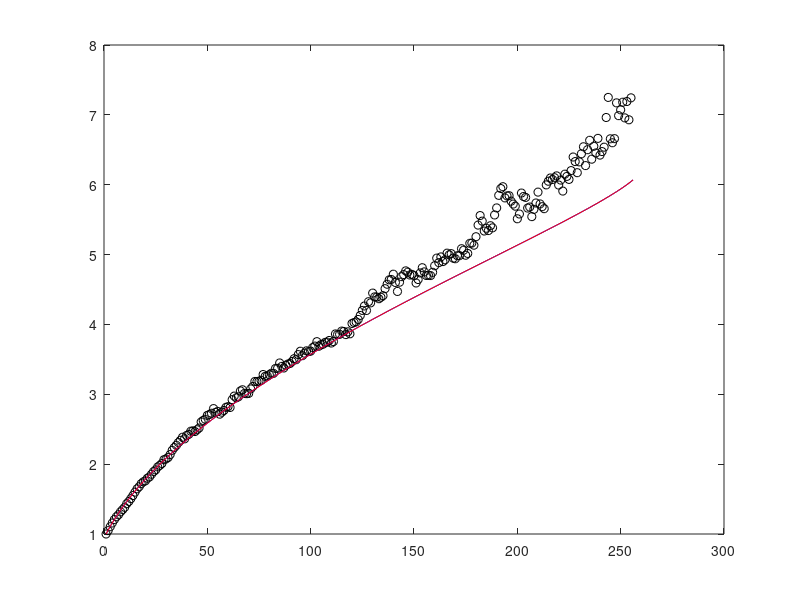

Write MATLAB code to recreate this figure.
% Perform Gaussian elimination on a matrix, computing variance of remaining matrix
% at each step.

clear all;
close all;
tic
N = 256;
m = 10;
for ii = 1:m  % conduct experiment m times
A = randn(N);
pred(1) = 1;
pred2(1) = 1;
for k = 1:N-1
    submat = A(k:end,k:end);
    sd(ii,k) = std(submat(:));

    m = N+1-k;

    %mu2(k) = 0.5/log(m*sqrt(2/pi));
    
    alpha = sqrt(2*log(m*sqrt(2/pi)));
    W = alpha*sqrt(1-2*log(alpha)/(1+alpha^2));
    mu2(k) = 1/W^2 * (1-(sqrt(2/pi)*W*exp(-W^2/2))/(erf(W/sqrt(2))));

    pred(k+1) = 1;
    for kk = 0:k-1
        pred(k+1) = pred(k+1) + mu2(k-kk)*prod(1+mu2(k-kk+1:k))*2/pi;
    end
    %pred(k+1) = prod(1+mu2(1:k)); Naive
    %pred(k+1) = pred(k) + sum(cumprod(mu2)); WRONG
    pred2(k+1) = pred2(k) + mu2(k);  % Trefethen

    [Y,I] = max(abs(A(k:end,k)));  % Find pivot
    I = I + k - 1;
    temp = A(k,:); A(k,:) = A(I,:); A(I,:) = temp; % swap rows

    % This vectorized version is faster for larger matrices:
    col = A(k+1:end,k)/A(k,k);
    A(k+1:end,k:end) = A(k+1:end,k:end) - col*A(k,k:end);

    % This loop version is faster for smaller matrices:
    %for j = k+1:N %This can be vectorized
    %    A(j,:) = A(j,:) - A(j,k)/A(k,k) * A(k,:);
    %end
end
end
sd = mean(sd,1);
plot(1:N-1,sd,'ok',1:N,sqrt(pred2),'b-',1:N,sqrt(pred2),'r-')
toc
sd(2)
